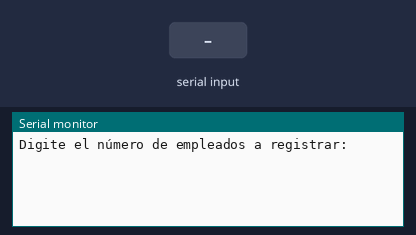
The program below on a simulated Arduino Uno, built with avr-gcc and run on an emulated ATmega328P. On the bench: the last lines printed to the serial monitor. The test bench sets the inputs (shaded band).

Above: at 0.8 s.
0.9 s: "90,45\n" received over Serial
At 1.7 s:
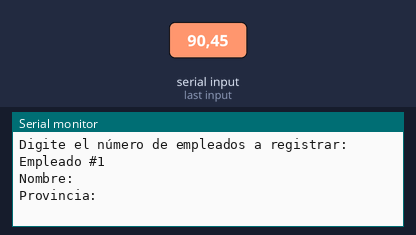
2.4 s: "30,150\n" received over Serial
At 3.1 s:
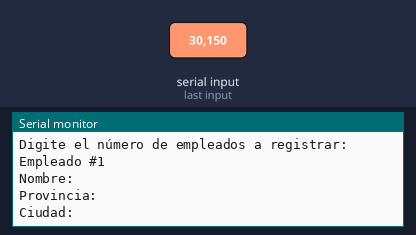
3.9 s: "5\n" received over Serial
At 5.2 s:
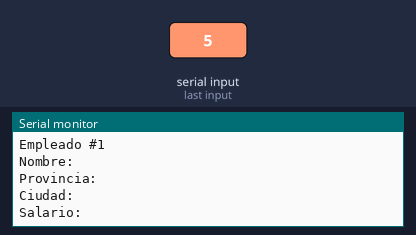

The program:

main.cpp
```cpp
#include <Arduino.h>

struct Datos {
    String ciudad, provincia;
    double salario;
};

struct Empleado {
    String nombre;
    Datos dir_empleado;
};

void setup() {
    Serial.begin(9600);
    int numero_empleados;

    Serial.println("Digite el número de empleados a registrar: ");
    while (!Serial.available()) {
        // Espera a que se ingrese el número de empleados
    }
    numero_empleados = Serial.parseInt();

    Empleado empleados[numero_empleados];

    for (int i = 0; i < numero_empleados; i++) {
        Serial.println("Empleado #" + String(i + 1));
        Serial.println("Nombre: ");
        while (!Serial.available()) {
            // Espera a que se ingrese el nombre
        }
        empleados[i].nombre = Serial.readStringUntil('\n');

        Serial.println("Provincia: ");
        while (!Serial.available()) {
            // Espera a que se ingrese la provincia
        }
        empleados[i].dir_empleado.provincia = Serial.readStringUntil('\n');

        Serial.println("Ciudad: ");
        while (!Serial.available()) {
            // Espera a que se ingrese la ciudad
        }
        empleados[i].dir_empleado.ciudad = Serial.readStringUntil('\n');

        Serial.println("Salario: ");
        while (!Serial.available()) {
            // Espera a que se ingrese el salario
        }
        empleados[i].dir_empleado.salario = Serial.parseFloat();
    }

    Serial.println("\nDatos de los empleados registrados:");

    for (int i = 0; i < numero_empleados; i++) {
        Serial.println("\nEmpleado #" + String(i + 1));
        Serial.println("Nombre: " + empleados[i].nombre);
        Serial.println("Provincia: " + empleados[i].dir_empleado.provincia);
        Serial.println("Ciudad: " + empleados[i].dir_empleado.ciudad);
        Serial.println("Salario: " + String(empleados[i].dir_empleado.salario, 2));
    }
}

void loop() {
    // Tu código en el loop, si es necesario
}
```

Measured:
- after the input at 0.9 s, the serial monitor: prints a new line at once (image 1)
- after the input at 2.4 s, the serial monitor: prints a new line at once (image 2)
- after the input at 3.9 s, the serial monitor: prints a new line at once (image 3)
